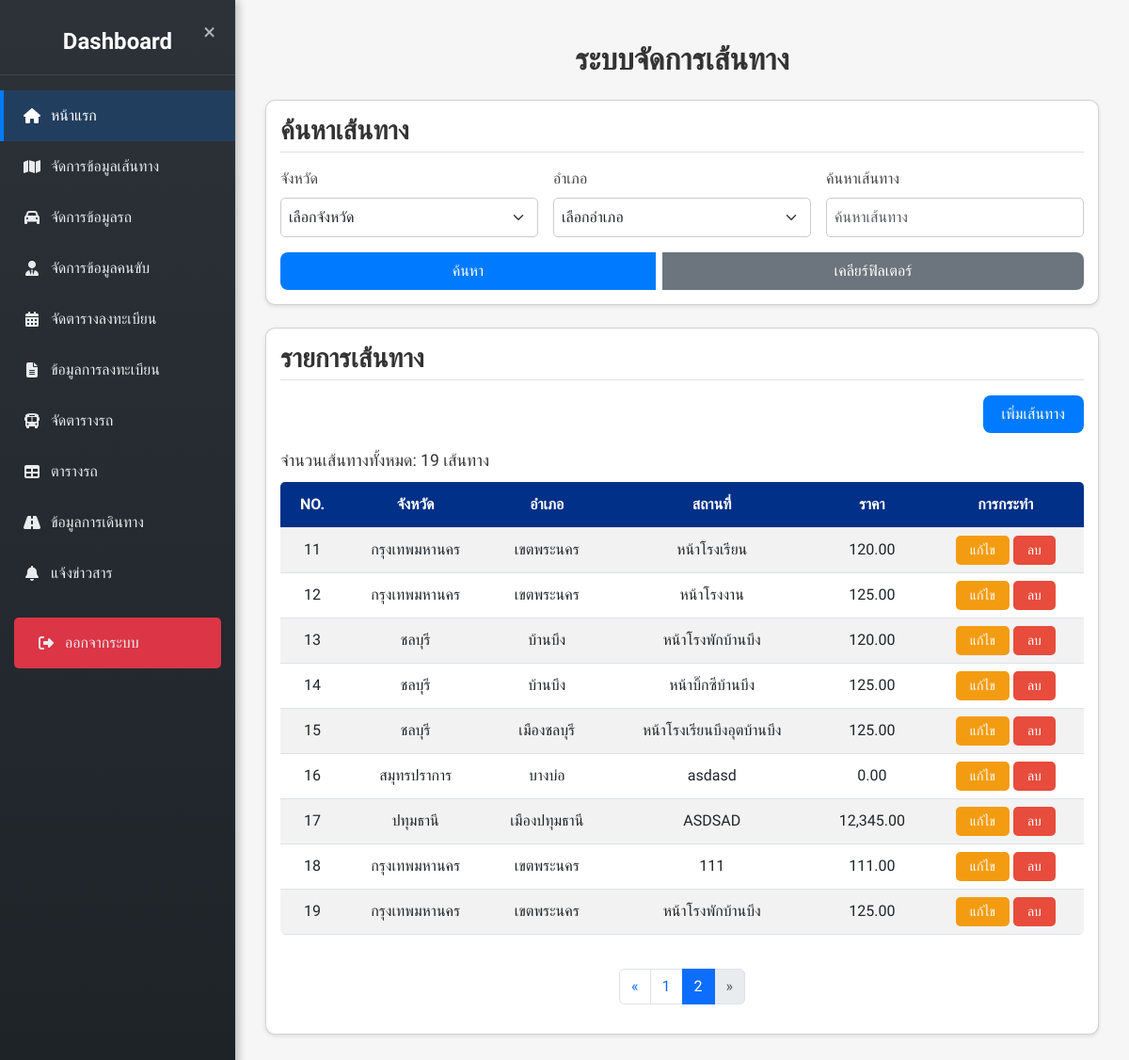
/admin/route.php?page=2, run on an earlier commit of the app's database.
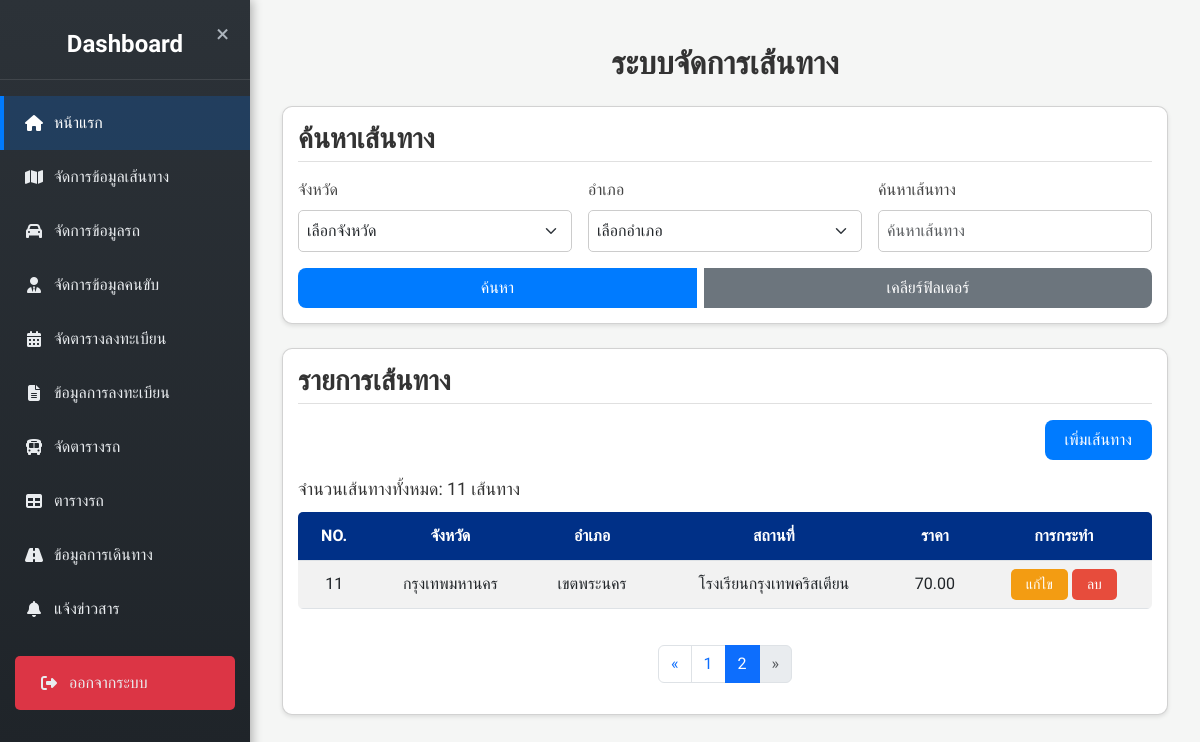
And on a later commit of the database.
### tables this page shows
CREATE TABLE `routes` (
  `route_ID` int(11) NOT NULL,
  `province` varchar(100) NOT NULL,
  `amphur` varchar(100) NOT NULL,
  `location` varchar(255) NOT NULL,
  `price` decimal(10,2) NOT NULL,
  `route_image` varchar(255) DEFAULT NULL
);

CREATE TABLE `province` (
  `PROVINCE_ID` int(5) NOT NULL,
  `PROVINCE_NAME` varchar(150) NOT NULL
);

CREATE TABLE `amphur` (
  `AMPHUR_ID` int(5) NOT NULL,
  `AMPHUR_NAME` varchar(150) NOT NULL,
  `PROVINCE_ID` int(5) NOT NULL DEFAULT 0
);

### admin/route.php (the view, shortened to what the changed rows need)
<?php
include 'config/condb.php';
$searchQuery = "";
$params = [];
$limit = 10;
$page = isset($_GET['page']) ? (int)$_GET['page'] : 1;
$offset = ($page - 1) * $limit;
try {
    $countStmt = $conn->prepare("SELECT COUNT(*) FROM routes r
                                LEFT JOIN province p ON r.province = p.PROVINCE_ID
                                LEFT JOIN amphur a ON r.amphur = a.AMPHUR_ID
                                $searchQuery");
    $countStmt->execute($params);
    $totalRows = $countStmt->fetchColumn();
    $totalPages = ceil($totalRows / $limit);
} catch (PDOException $e) {
    echo "<script>
        document.addEventListener('DOMContentLoaded', function() {
            Swal.fire({
                icon: 'error',
                title: 'เกิดข้อผิดพลาด',
                text: 'เกิดข้อผิดพลาดในการนับข้อมูล: " . $e->getMessage() . "',
                confirmButtonText: 'ตกลง'
            });
        });
    </script>";
}
try {
    $stmt = $conn->prepare("SELECT r.*, p.PROVINCE_NAME, a.AMPHUR_NAME
                            FROM routes r
                            LEFT JOIN province p ON r.province = p.PROVINCE_ID
                            LEFT JOIN amphur a ON r.amphur = a.AMPHUR_ID
                            $searchQuery
                            LIMIT :limit OFFSET :offset");
    $stmt->bindValue(':limit', $limit, PDO::PARAM_INT);
    $stmt->bindValue(':offset', $offset, PDO::PARAM_INT);
    $stmt->execute();
    $routes = $stmt->fetchAll(PDO::FETCH_ASSOC);
} catch (PDOException $e) {
    echo "<script>
        document.addEventListener('DOMContentLoaded', function() {
            Swal.fire({
                icon: 'error',
                title: 'เกิดข้อผิดพลาด',
                text: 'เกิดข้อผิดพลาดในการดึงข้อมูล: " . $e->getMessage() . "',
                confirmButtonText: 'ตกลง'
            });
        });
    </script>";
}
?>
<!DOCTYPE html>
<html lang="th">
<head>
    <link href="https://cdn.jsdelivr.net/npm/bootstrap@5.3.0-alpha1/dist/css/bootstrap.min.css" rel="stylesheet">
    <link rel="stylesheet" href="style.css">
</head>
<body class="body_route">
    <?php include 'sidebar.php'; ?>
    <div class="content" id="content">
        <div class="container mt-4">
            <h2 class="text-center mb-4" style="color: #333; font-weight: 600;">ระบบจัดการเส้นทาง</h2>
            <div class="card mb-4">
                <h3 class="mb-3">รายการเส้นทาง</h3>
                <div class="text-end mb-3">
                    <button type="button" class="btn btn-primary" data-bs-toggle="modal" data-bs-target="#addRouteModal">
                    </button>
                </div>
                <div class="total-count">จำนวนเส้นทางทั้งหมด: <?php echo $totalRows; ?> เส้นทาง</div>
                <div class="table-responsive">
                    <table class="table table-striped">
                        <thead>
                            <tr>
                                <th>NO.</th>
                                <th>จังหวัด</th>
                                <th>อำเภอ</th>
                                <th>สถานที่</th>
                                <th>ราคา</th>
                                <th>การกระทำ</th>
                            </tr>
                        </thead>
                        <tbody>
                            <?php
                            $index = ($page - 1) * $limit + 1;
                            foreach ($routes as $route) { ?>
                                <tr>
                                    <td><?php echo $index++; ?></td>
                                    <td><?php echo $route['PROVINCE_NAME']; ?></td>
                                    <td><?php echo $route['AMPHUR_NAME']; ?></td>
                                    <td><?php echo $route['location']; ?></td>
                                    <td><?php echo number_format($route['price'], 2); ?></td>
                                    <td>
                                        <button type="button" class="btn btn-warning btn-sm" data-bs-toggle="modal" data-bs-target="#editRouteModal"
                                                data-route_id="<?php echo $route['route_ID']; ?>"
                                                data-province="<?php echo $route['province']; ?>"
                                                data-amphur="<?php echo $route['amphur']; ?>"
                                                data-location="<?php echo $route['location']; ?>"
                                                data-price="<?php echo $route['price']; ?>">แก้ไข</button>
                                        <button type="button" class="btn btn-danger btn-sm delete-btn"
                                                data-delete-id="<?php echo $route['route_ID']; ?>">ลบ</button>
                                    </td>
                                </tr>
                            <?php } ?>
                        </tbody>
                    </table>
                </div>
                <?php if ($totalPages > 1) { ?>
                    <nav aria-label="Page navigation">
                        <ul class="pagination">
                            <?php for ($i = 1; $i <= $totalPages; $i++) { ?>
                                <li class="page-item <?php echo $page == $i ? 'active' : ''; ?>">
                                    <a class="page-link" href="?page=<?php echo $i; ?>"><?php echo $i; ?></a>
                                </li>
                            <?php } ?>
                        </ul>
                    </nav>
                <?php } ?>
            </div>
        </div>
    </div>
</body>
</html>

What changed in the data, as far as the page shows it:
removed routes: province.PROVINCE_NAME "กรุงเทพมหานคร", amphur.AMPHUR_NAME "เขตพระนคร", location "หน้าโรงเรียน", price "120.00"
removed routes: province.PROVINCE_NAME "กรุงเทพมหานคร", amphur.AMPHUR_NAME "เขตพระนคร", location "หน้าโรงงาน", price "125.00"
removed routes: province.PROVINCE_NAME "ชลบุรี", amphur.AMPHUR_NAME "บ้านบึง", location "หน้าโรงพักบ้านบึง", price "120.00"
removed routes: province.PROVINCE_NAME "ชลบุรี", amphur.AMPHUR_NAME "บ้านบึง", location "หน้าบิ๊กซีบ้านบึง", price "125.00"
removed routes: province.PROVINCE_NAME "ชลบุรี", amphur.AMPHUR_NAME "เมืองชลบุรี", location "หน้าโรงเรียนบึงอุตบ้านบึง", price "125.00"
removed routes: province.PROVINCE_NAME "สมุทรปราการ", amphur.AMPHUR_NAME "บางบ่อ", location "asdasd", price "0.00"
removed routes: province.PROVINCE_NAME "ปทุมธานี", amphur.AMPHUR_NAME "เมืองปทุมธานี", location "ASDSAD", price "12,345.00"
removed routes: province.PROVINCE_NAME "กรุงเทพมหานคร", amphur.AMPHUR_NAME "เขตพระนคร", location "111", price "111.00"
removed routes: province.PROVINCE_NAME "กรุงเทพมหานคร", amphur.AMPHUR_NAME "เขตพระนคร", location "หน้าโรงพักบ้านบึง", price "125.00"
added routes: province.PROVINCE_NAME "กรุงเทพมหานคร", amphur.AMPHUR_NAME "เขตพระนคร", location "โรงเรียนกรุงเทพคริสเตียน", price "70.00"
Also different on the page:
$totalRows: "19" → "11"
